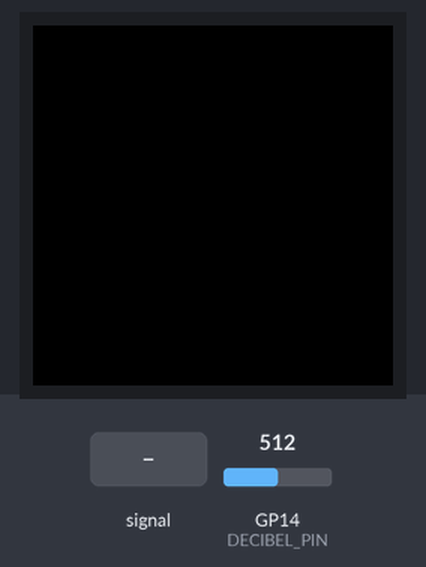
This sketch was run on a simulated Raspberry Pi Pico. Shown: 240×240 colour display. The test bench sets the inputs (shaded band); at power-on: GP14 (DECIBEL_PIN) = 512 (analog values on the 0–1023 scale).

Above: at 1.4 s.
1.5 s: GP14 (DECIBEL_PIN) fed a 200 Hz sine of ±460 counts around its level
At 1.8 s:
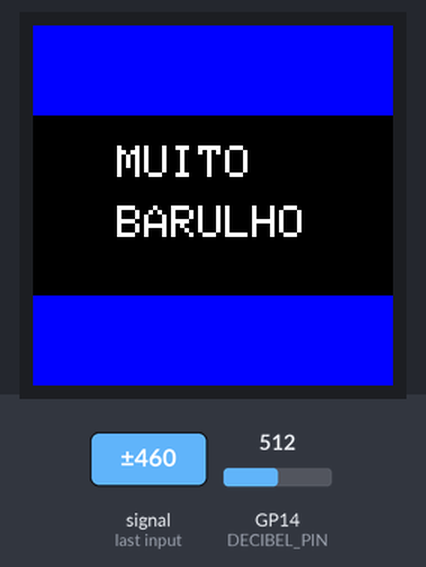
3.6 s: GP14 (DECIBEL_PIN) set to 716
At 5.5 s:
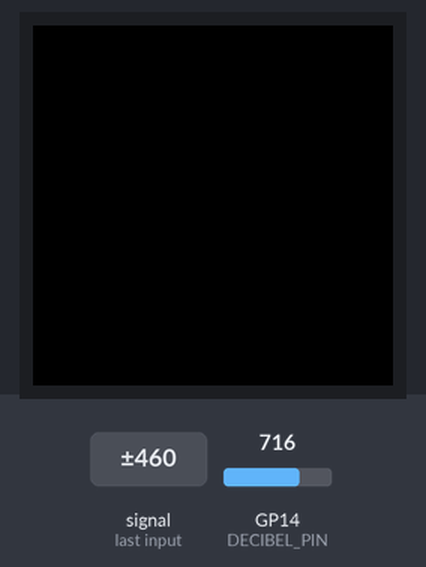
5.9 s: GP14 (DECIBEL_PIN) set to 0
At 8.59 s:
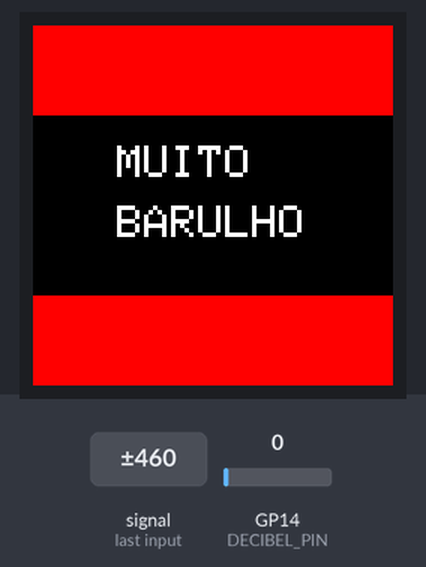
Timing chart, 0 to 10.1 s (numbered marks = the images above; inputs shaded):
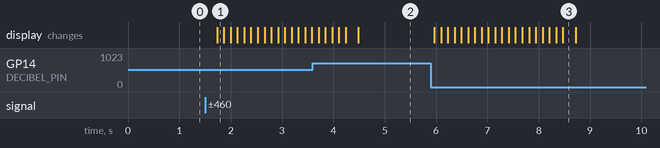

The sketch:

Mic.ino
```cpp
#include <Adafruit_GFX.h>    // Core graphics library
#include <Adafruit_ST7789.h> // Hardware-specific library for ST7789

// ST7789 TFT module connections
#define TFT_DC      4    // Data/Command pin connected to GPIO4
#define TFT_RST     15   // Reset pin connected to GPIO15
#define TFT_CS     -1    // CS not used

// Initialize ST7789 TFT library with hardware SPI module
Adafruit_ST7789 tft = Adafruit_ST7789(TFT_CS, TFT_DC, TFT_RST);

// Pino do decibelímetro
#define DECIBEL_PIN 14

const int sampleWindow = 50;  // Janela de amostragem em milissegundos
const float alarmThreshold = 75.0;  // Limite para acionar o alarme (ajuste conforme necessário)

void setup(void) {
  Serial.begin(9600);

  // Init ST7789 display 240x240 pixel, using SPI_MODE3
  tft.init(240, 240, SPI_MODE3);

  // Set rotation to 2
  tft.setRotation(2);

  // Configura a tela inicialmente
  tft.fillScreen(ST77XX_BLACK);

  // Configura o pino do decibelímetro como entrada analógica
  analogReadResolution(10);  // Resolução de 10 bits (0-1023)
}

void loop() {
  unsigned long startMillis = millis();  // Início da janela de amostragem
  unsigned int signalMax = 0;            // Valor máximo inicial
  unsigned int signalMin = 1023;         // Valor mínimo inicial

  // Coleta de dados dentro da janela de amostragem
  while (millis() - startMillis < sampleWindow) {
    int sample = analogRead(DECIBEL_PIN);
    if (sample < 1024) {  // Ignora leituras espúrias
      if (sample > signalMax) {
        signalMax = sample;  // Salva o valor máximo
      }
      if (sample < signalMin) {
        signalMin = sample;  // Salva o valor mínimo
      }
    }
  }

  // Calcula a amplitude pico a pico
  float peakToPeak = signalMax - signalMin;

  // Mapeia a amplitude pico a pico para decibéis
  float db = map(peakToPeak, 20, 900, 30, 90);

  // Verifica se o valor de dB ultrapassa o limite definido
  if (db > alarmThreshold) {
    triggerAlarm();
  } else {
    // Se o som estiver abaixo do limite, mantenha a tela em preto
    tft.fillScreen(ST77XX_BLACK);
  }

  delay(100);  // Pequena pausa antes da próxima leitura
}

void triggerAlarm() {
  // Pisca alternadamente vermelho e azul acima da mensagem
  for (int i = 0; i < 10; i++) {  // Repete o efeito de piscar 10 vezes
    tft.fillRect(0, 0, 240, 60, ST77XX_BLUE);  // Área piscando em azul acima da mensagem
    tft.fillRect(0, 180, 240, 60, ST77XX_BLUE);  // Área piscando em azul abaixo da mensagem
    tft.setCursor(20, 80);
    tft.setTextColor(ST77XX_WHITE);
    tft.setTextSize(3);
    tft.setTextWrap(false);
    tft.print("  MUITO");
    tft.setCursor(20, 120);
    tft.print("  BARULHO");

    delay(100);

    tft.fillRect(0, 0, 240, 60, ST77XX_RED);  // Área piscando em vermelho acima da mensagem
    tft.fillRect(0, 180, 240, 60, ST77XX_RED);  // Área piscando em vermelho abaixo da mensagem
    tft.setCursor(20, 80);
    tft.setTextColor(ST77XX_WHITE);
    tft.setTextSize(3);
    tft.setTextWrap(false);
    tft.print("  MUITO");
    tft.setCursor(20, 120);
    tft.print("  BARULHO");

    delay(100);
  }
}
```

Measured:
- after the input at 1.5 s, the display: changes after 0.24 s (image 1)
- after the input at 3.6 s, the display: first differs from a run without the input after 0.89 s (image 2)
- after the input at 5.9 s, the display: first changes after 0.07 s (image 3 shows a later state)
